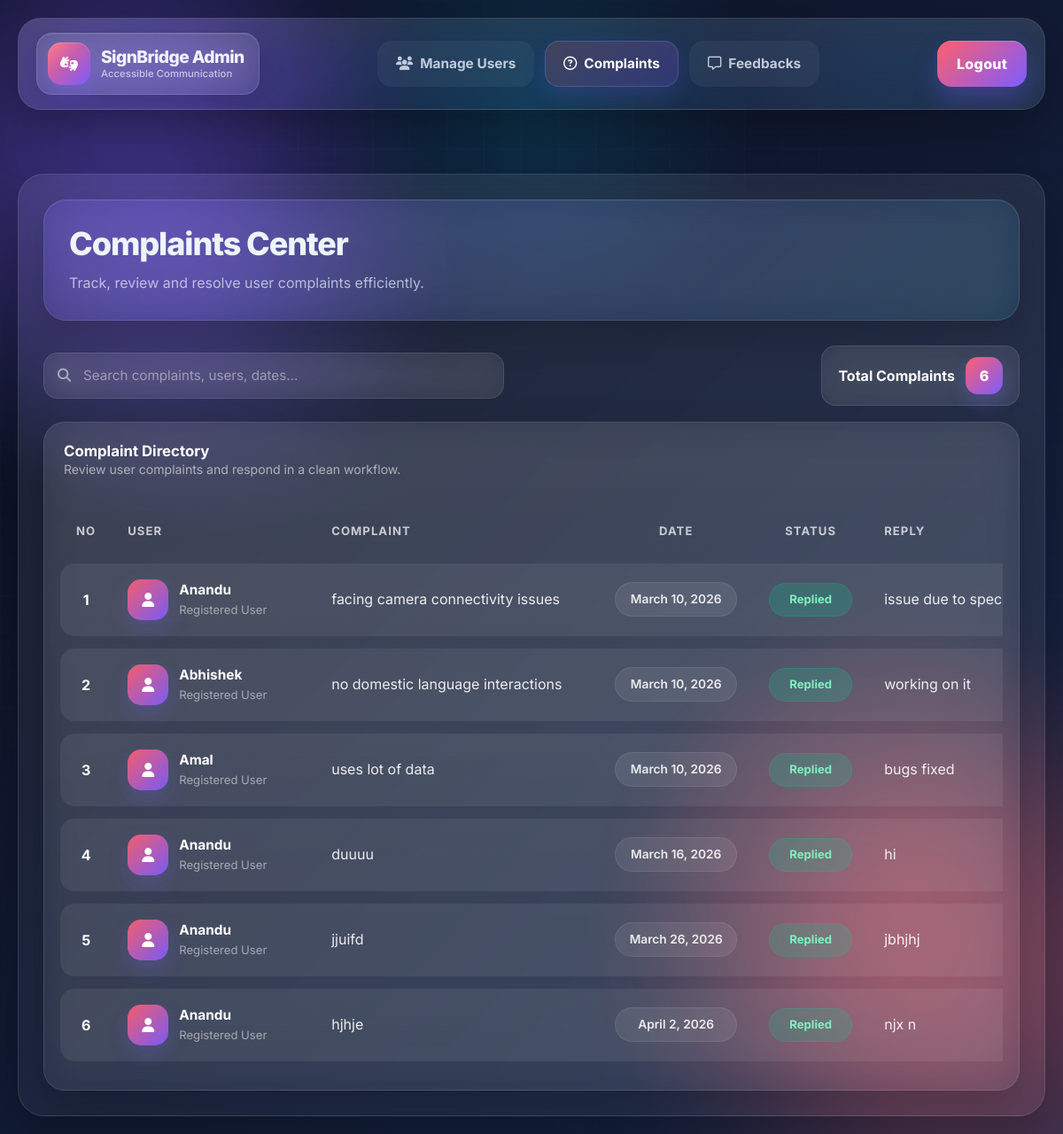
Page /Viewcomplaints on the committed database.
### signlang_app/models.py (models this page shows)
class ComplaintTable(models.Model):
    complaint=models.CharField(max_length=100, blank=True, null=True)
    reply=models.CharField(max_length=100, blank=True, null=True)
    date=models.DateField(auto_now_add=True, blank=True, null=True)
    USERID=models.ForeignKey(UserTable,on_delete=models.CASCADE,null=True,blank=True)

class UserTable(models.Model):
    name=models.CharField(max_length=20, blank=True, null=True)
    age=models.IntegerField( blank=True, null=True)
    gender=models.CharField(max_length=20, blank=True, null=True)
    email=models.CharField(max_length=50, blank=True, null=True)
    LOGINID=models.ForeignKey(LoginTable,on_delete=models.CASCADE,null=True,blank=True)

### signlang_app/views.py (the view)
# urls.py: path('Viewcomplaints',Viewcomplaints.as_view(),name='Viewcomplaints'),
class Viewcomplaints(View):
    def get (self,request):
        c=ComplaintTable.objects.all()
        return render(request,'administration/view_complaints.html',{'complaint':c})

### templates/administration/view_complaints.html (shortened to what this page needs)
{% extends "administration/admin_home.html" %}
{% block page_heading %}Complaints Center{% endblock %}
{% block page_subtitle %}Track, review and resolve user complaints efficiently.{% endblock %}
{% block body %}
<div class="complaints-shell">
    <div class="complaints-topbar">
        <div class="search-wrap">
            <i class="fa-solid fa-magnifying-glass"></i>
            <input type="text" class="search-input" id="complaintSearch"
                placeholder="Search complaints, users, dates...">
        </div>
        <div class="complaint-badge">
            <span>Total Complaints</span>
            <span class="count" id="complaintCount">{{ complaint|length }}</span>
        </div>
    </div>
    <div class="complaints-card">
        <div class="table-headline">
            <div>
                <h3>Complaint Directory</h3>
                <p>Review user complaints and respond in a clean workflow.</p>
            </div>
        </div>
        <div class="desktop-complaints">
            <div class="table-scroll">
                <table class="table custom-table mb-0">
                    <thead>
                        <tr>
                            <th>No</th>
                            <th>User</th>
                            <th>Complaint</th>
                            <th>Date</th>
                            <th>Status</th>
                            <th>Reply</th>
                        </tr>
                    </thead>
                    <tbody id="desktopComplaintBody">
                        {% for i in complaint %}
                        <tr class="data-row complaint-item">
                            <td>{{ forloop.counter }}</td>
                            <td class="sender-cell">
                                <div class="sender-box">
                                    <div class="sender-avatar">
                                        <i class="fa-solid fa-user"></i>
                                    </div>
                                    <div>
                                        <div class="sender-name">{{ i.USERID.name }}</div>
                                        <div class="sender-sub">Registered User</div>
                                    </div>
                                </div>
                            </td>
                            <td>
                                <div class="complaint-text">{{ i.complaint }}</div>
                            </td>
                            <td>
                                <span class="date-pill">{{ i.date }}</span>
                            </td>
                            <td>
                                {% if i.reply %}
                                <span class="status-badge status-replied">Replied</span>
                                {% else %}
                                <span class="status-badge status-pending">Pending</span>
                                {% endif %}
                            </td>
                            <td>
                                {% if i.reply %}
                                <div class="reply-text">{{ i.reply }}</div>
                                {% else %}
                                <span class="reply-empty">Awaiting reply</span>
                                {% endif %}
                            </td>
                        </tr>
                        {% endfor %}
                    </tbody>
                </table>
            </div>
        </div>
    </div>
</div>
{% endblock %}

### templates/administration/admin_home.html (shortened to what this page needs)
<!DOCTYPE html>
<html lang="en">
<head>
    <link href="https://cdn.jsdelivr.net/npm/bootstrap@5.3.3/dist/css/bootstrap.min.css" rel="stylesheet">
    <link rel="stylesheet" href="https://cdnjs.cloudflare.com/ajax/libs/font-awesome/6.5.2/css/all.min.css">
</head>
<body>
    <div class="grid-overlay"></div>
    <div class="blob"></div>
    <main class="admin-shell">
        <nav class="admin-navbar animate-in delay-1">
            <a href="/Adminhome" class="premium-brand page-link">
                <div class="brand-icon">
                    <i class="fa-solid fa-hands-asl-interpreting"></i>
                </div>
                <div class="brand-text-wrap">
                    <span class="brand-name">SignBridge Admin</span>
                    <small class="brand-tagline">Accessible Communication</small>
                </div>
            </a>
            <div class="nav-center">
                <a href="/Manageuser" class="nav-pill page-link {% if request.path == '/Manageuser' %}active{% endif %}">
                    <i class="fa-solid fa-users"></i>
                    <span>Manage Users</span>
                </a>
                <a href="/Viewcomplaints" class="nav-pill page-link {% if request.path == '/Viewcomplaints' %}active{% endif %}">
                    <i class="fa-regular fa-circle-question"></i>
                    <span>Complaints</span>
                </a>
                <a href="/Viewfeedback" class="nav-pill page-link {% if request.path == '/Viewfeedback' %}active{% endif %}">
                    <i class="fa-regular fa-message"></i>
                    <span>Feedbacks</span>
                </a>
            </div>
            <div class="logout-wrap">
                <a href="/" class="btn-premium page-link">Logout</a>
            </div>
        </nav>
        <section class="content-card animate-in delay-2" id="pageContent">
            <div class="content-inner">
                <section class="page-head animate-in delay-3">
                    <h1 class="page-title">{% block page_heading %}Admin Dashboard{% endblock %}</h1>
                    <p class="page-subtitle">{% block page_subtitle %}Manage your SignBridge platform efficiently.{% endblock %}</p>
                </section>
                {% block body %}{% endblock %}
            </div>
        </section>
    </main>
</body>
</html>

### rows in the picture
ComplaintTable: USERID.name "Anandu", complaint "facing camera connectivity issues", date "March 10, 2026", shows "Replied", reply "issue due to spec…"
ComplaintTable: USERID.name "Abhishek", complaint "no domestic language interactions", date "March 10, 2026", shows "Replied", reply "working on it"
ComplaintTable: USERID.name "Amal", complaint "uses lot of data", date "March 10, 2026", shows "Replied", reply "bugs fixed"
ComplaintTable: USERID.name "Anandu", complaint "duuuu", date "March 16, 2026", shows "Replied", reply "hi"
ComplaintTable: USERID.name "Anandu", complaint "jjuifd", date "March 26, 2026", shows "Replied", reply "jbhjhj"
ComplaintTable: USERID.name "Anandu", complaint "hjhje", date "April 2, 2026", shows "Replied", reply "njx n"

### other values in the picture
{{ complaint|length }} "6"
